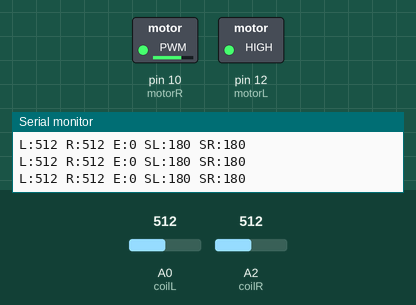
Recording of a sketch running on a simulated Arduino Uno, built with avr-gcc and run on an emulated ATmega328P. Parts: switched loads named in the sketch (green lamp = pin HIGH), the last lines printed to the serial monitor. The test bench sets the inputs (shaded band); at power-on: A0 (coilL) = 512, A2 (coilR) = 512.

Above: at 1.2 s.
1.3 s: A0 (coilL) set to 105
At 1.8 s:
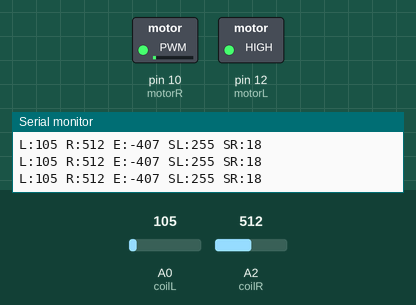
2.8 s: A0 (coilL) set to 93
At 3.1 s:
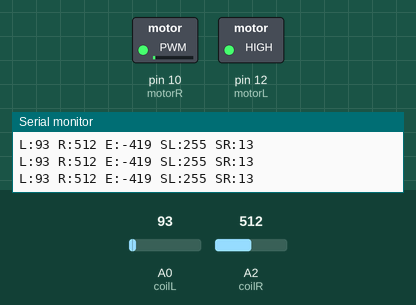
4.3 s: A2 (coilR) set to 538
At 5.3 s:
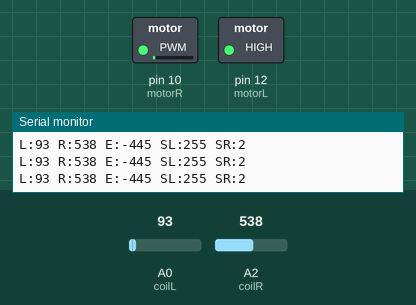
7.3 s: A2 (coilR) set to 716
At 7.7 s:
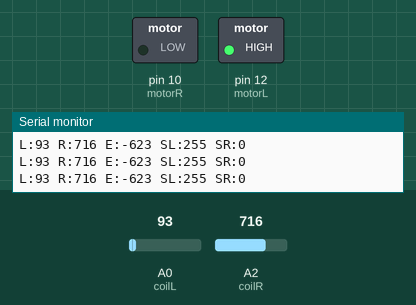
8.8 s: A2 (coilR) set to 159
At 9.7 s:
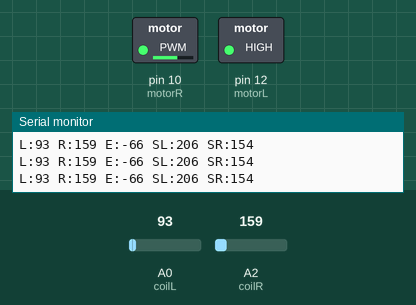
10.3 s: A2 (coilR) set to 133
At 11.2 s:
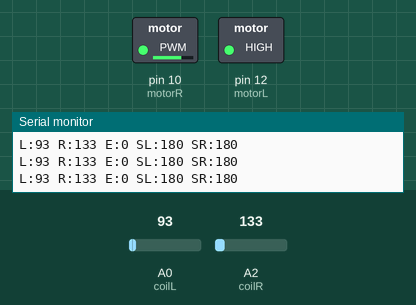
Timing chart, 0 to 12.8 s (numbered marks = the images above; inputs shaded):
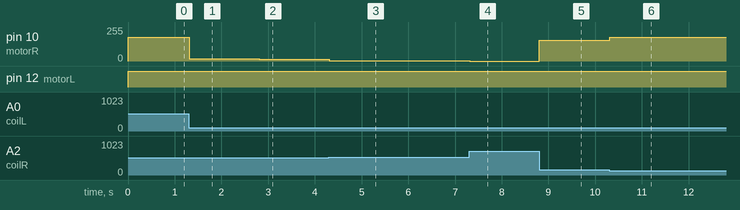

Measured:
- after the input at 1.3 s, pin 10 (motorR): 180/255 → 18/255 at once
- after the input at 2.8 s, pin 10 (motorR): 18/255 → 13/255 at once
- after the input at 4.3 s, pin 10 (motorR): 13/255 → 2/255 at once
- after the input at 7.3 s, pin 10 (motorR): 2/255 → 0/255 at once
- after the input at 8.8 s, pin 10 (motorR): 0/255 → 154/255 at once
- after the input at 10.3 s, pin 10 (motorR): 154/255 → 180/255 at once

The sketch:

final_code.ino
```cpp
int motorL = 12;
int motorR = 10;

int coilL = A0;
int coilR = A2;

int baseSpeed = 180;     // forward speed
float Kp = 0.4;          // steering strength
int tolerance = 50;      // ignore small noise

void setup() {
  pinMode(motorL, OUTPUT);
  pinMode(motorR, OUTPUT);

  Serial.begin(115200);
}

void loop() {

  int left = analogRead(coilL);
  int right = analogRead(coilR);

  int error = left - right;

  // ignore tiny differences
  if (abs(error) < tolerance) {
    error = 0;
  }

  int correction = Kp * error;

  int speedL = baseSpeed - correction;
  int speedR = baseSpeed + correction;

  speedL = constrain(speedL, 0, 255);
  speedR = constrain(speedR, 0, 255);

  analogWrite(motorL, speedL);
  analogWrite(motorR, speedR);

  // debugging
  Serial.print("L:");
  Serial.print(left);
  Serial.print(" R:");
  Serial.print(right);
  Serial.print(" E:");
  Serial.print(error);
  Serial.print(" SL:");
  Serial.print(speedL);
  Serial.print(" SR:");
  Serial.println(speedR);

  delay(10);
}
```
